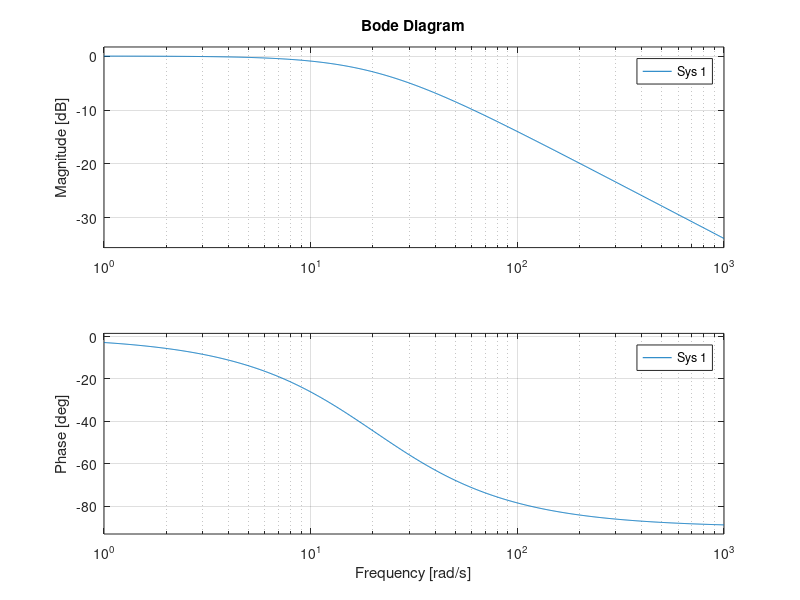

This chart was generated by the following MATLAB code:
% define constants
a = 0.0001;     % coefficient of friction
J = 0.00025;    % moment of intertia
K = 0.05;       % motor constant
R = 0.5;        % motor winding resistance

% define substitutions
x = -(1/J) * (a + (K^2/R));
y = (K/(J*R));
z = -(1/J);

% define inputs
G = 0;      % torque

% define control system
s = tf('s');    % define comples variable s
C = -1/(y/x);   % define the control function
Ca = C*(+0.5);  % define an alternative controller > C
Cb = C*(-0.5);  % define an alternative controller < C
P1 = y/(s-x);   % define the process

% create the open-loop plot
bode(C*P1)